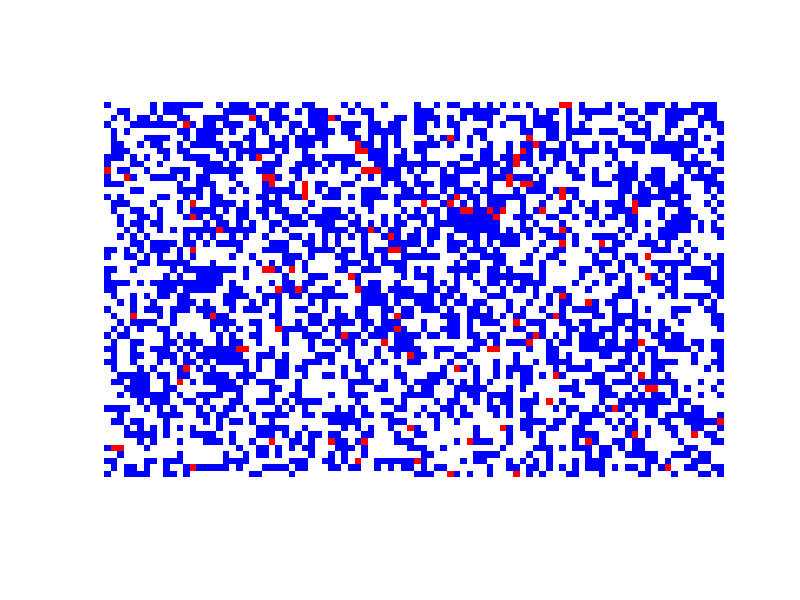

The MATLAB source for this figure: (Note: this script raises an error after producing the figure.)
clear all
close all
load('out.dat');
cmap=[0.5 0.5 0.5; 
      1 1 1; 
      0 0 1;
      1 0 0;
      0 0 0
      ];
n1=94;
n2=57;
n3=size(out,1);
figure(1)
for i=1:n3
matrix(:,:,i)=reshape(out(i,:),n1,n2);
img=uint16(matrix(:,:,i)');
imshow(img,cmap)
img=imresize(img,4,'nearest');
path= ['/home/carlos/Documentos/Stage/v3/M2SLv0.1_EP/M2SLv0.1_EP/img/figure' num2str(i,'%04d') '.png'];
imwrite(img,cmap,path)
pause(0.1)
end
